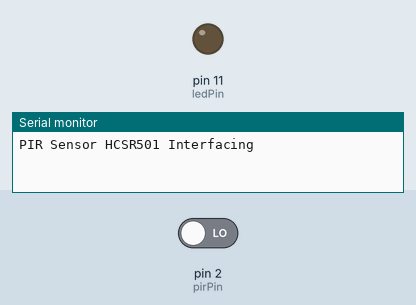
Bench run of a sketch on a simulated Arduino Uno, built with avr-gcc and run on an emulated ATmega328P. On the bench: output pins drawn as LEDs (lit = HIGH), the last lines printed to the serial monitor. Inputs (shaded band) come from the test bench; at power-on: pin 2 (pirPin) LOW.

Above: at 1.2 s.
1.3 s: pin 2 (pirPin) driven HIGH
At 2.4 s:
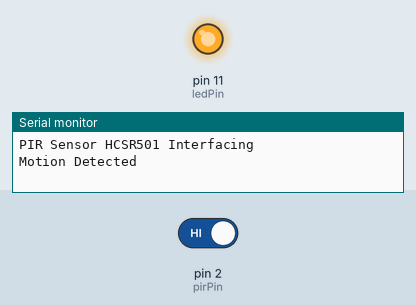
2.8 s: pin 2 (pirPin) driven LOW
At 4.1 s:
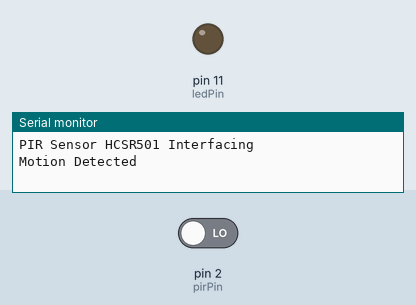
Timing chart, 0 to 5.8 s (numbered marks = the images above; inputs shaded):
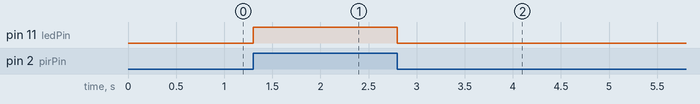

The sketch:

PIR_Sensor_HCSR501.ino
```cpp
#define ledPin 11
#define pirPin 2
void setup() {
  // put your setup code here, to run once:
  Serial.begin(9600);
  Serial.println("PIR Sensor HCSR501 Interfacing \n");
  pinMode(ledPin,OUTPUT);
  pinMode(pirPin,INPUT);
}

void loop() {
  // put your main code here, to run repeatedly:
if(digitalRead(pirPin))
 {
  digitalWrite(ledPin,HIGH);
  Serial.println("Motion Detected");
  while(digitalRead(pirPin));
 }
else
   digitalWrite(ledPin,LOW);

}
```

Measured:
- after the input at 1.3 s, pin 11 (ledPin): LOW → HIGH at once
- after the input at 2.8 s, pin 11 (ledPin): HIGH → LOW at once
